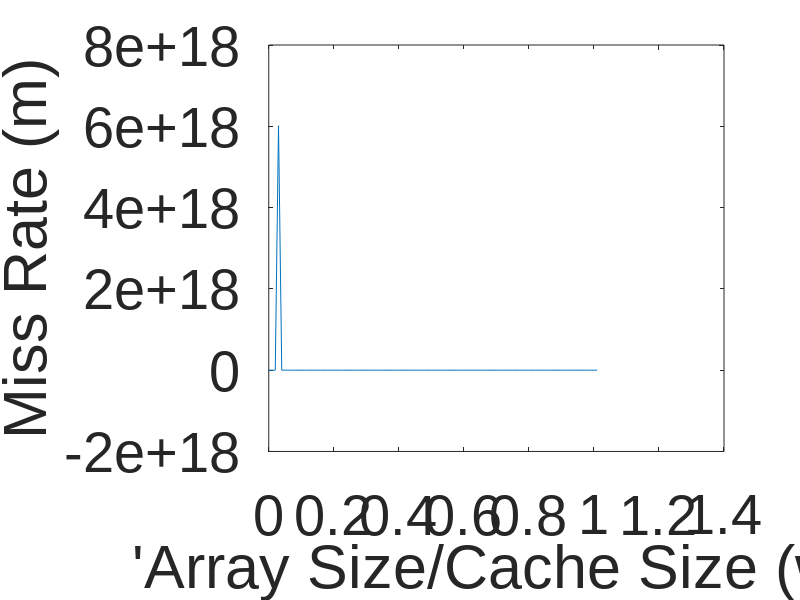

Here is the MATLAB script that generated this plot:
n = [0];k = [1];p = 0.3;nl = 0;kl = 1;for i = 0:100        nl += 0.01;        n = [n,nl];        %kl = p*exp(-kl/(p*nl)) - (1-p)*exp(-kl/((1-p)*nl*2));        k2=p*exp(-kl/(p*nl));        k3 = (1-p)*exp(-kl/((1-p)*nl*2));                kl = k2-k3;        if (i==0)          disp(k2);          disp(k3);          disp(kl);      endif           k  = [k,kl]; endfor plot(n,k); set(gca, 'FontName', 'Arial')set(gca, 'FontSize', 40)ylabel('Miss Rate (m)')xlabel('''Array Size/Cache Size (w)');